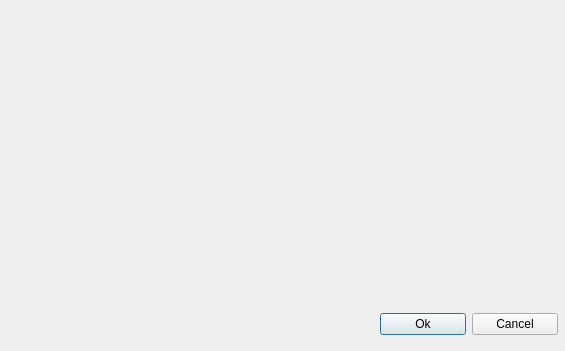
<?xml version="1.0" encoding="UTF-8"?>
<ui version="4.0">
 <class>DialogSettings</class>
 <widget class="QDialog" name="DialogSettings">
  <property name="geometry">
   <rect>
    <x>0</x>
    <y>0</y>
    <width>565</width>
    <height>351</height>
   </rect>
  </property>
  <property name="sizePolicy">
   <sizepolicy hsizetype="Expanding" vsizetype="Preferred">
    <horstretch>0</horstretch>
    <verstretch>0</verstretch>
   </sizepolicy>
  </property>
  <property name="windowTitle">
   <string>Dialog</string>
  </property>
  <widget class="QWidget" name="">
   <property name="geometry">
    <rect>
     <x>380</x>
     <y>310</y>
     <width>178</width>
     <height>29</height>
    </rect>
   </property>
   <layout class="QHBoxLayout" name="horizontalLayout">
    <item>
     <widget class="QPushButton" name="pushButton">
      <property name="text">
       <string>Ok</string>
      </property>
     </widget>
    </item>
    <item>
     <widget class="QPushButton" name="pushButton_2">
      <property name="text">
       <string>Cancel</string>
      </property>
     </widget>
    </item>
   </layout>
  </widget>
 </widget>
 <resources/>
 <connections/>
</ui>
